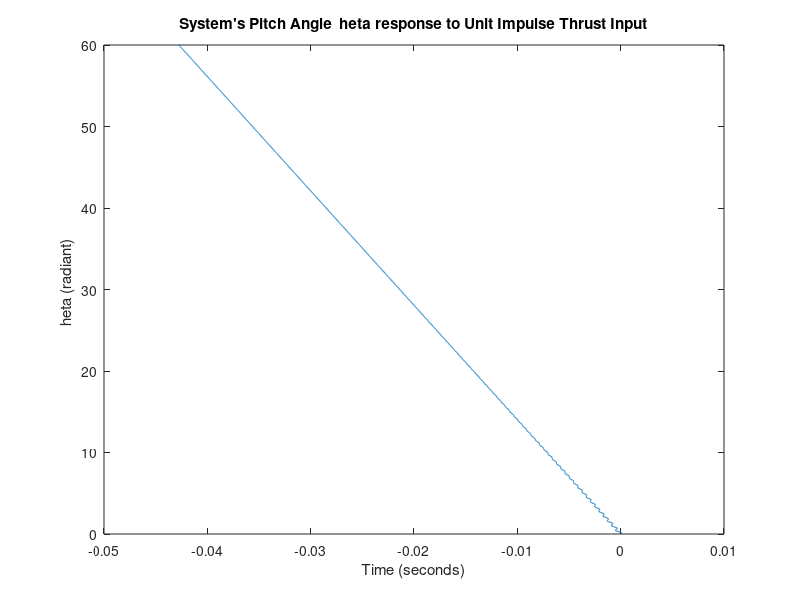
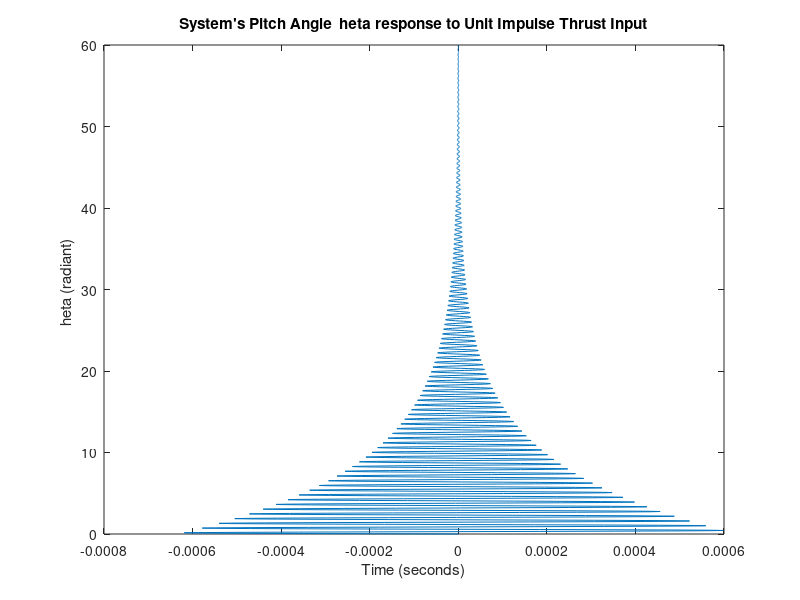

Source code (MATLAB) for these figures, in order:
%Parameters Values
j1=33;
j2=10;
m2=20;
m1=6*m2;
l1=0.5;
l2=0.5;
eccen=0.2;
k=1000;
c=2;

%Flags
thrust_off = false;
torque_off = true;

%Derived Quantities
M11 = (m1*m2)/(m1+m2)*(l1+l2)^2+j1+j2;
M12 = (m1*m2)/(m1+m2)*l2*(l1+l2)+j2;
M22= (m1*m2)/(m1+m2)*l2^2+j2;
M = [M11 M12;
     M12 M22];
C = [0 0;
     0 c];
K = [0 0;
     0 k];
B_T = [1 0]'; 
B_f = [-m2/(m1+m2)*l2-(m2/(m1+m2)-eccen)*l1 -m2/(m1+m2)*l2]';
if ~thrust_off && ~torque_off
    B_matrix = [B_T B_f];
elseif thrust_off && ~torque_off
    B_matrix = B_T;
elseif ~thrust_off && torque_off
    B_matrix = B_f;
else
    B_matrix = [0 0]';
end
[~,num_col_B_mat] = size(B_matrix);

%System Dynamics
%%%Phase Variable - Input1 = T, Input2 = f; Output1 = theta; Output2 = phi;
ssA1 = [zeros(2) eye(2);
      -M\K -M\C];
ssB1 = [zeros(2,num_col_B_mat);
      M\B_matrix];
ssC1 = [1 0 0 0;0 1 0 0];
ssD1 = 0;
%%%State Space Object 1
ss_1 = ss(ssA1,ssB1,ssC1,ssD1);
%%%Equvalent TF;
tf_1 = tf(ss_1);
%%%System Poles
[vect,val] = eig(ssA1);
poles1 = pole(ss_1);
%%%Controllability Matrix
ctrb_ss_1 = ctrb(ss_1);
num_unctrb_ss_1 = length(ssA1) - rank(ctrb_ss_1);
%%%Observability Matrix
obs_ss_1 = obsv(ss_1);
num_unobs_ss_1 = length(ssA1) - rank(obs_ss_1);
%%Impulse Input (Make Sure to Disable Torquer)
[outs,t]=impulse(ss_1);
figure;
plot(outs(:,1),t);
title("System's Pitch Angle \theta response to Unit Impulse Thrust Input");
xlabel("Time (seconds)");
ylabel("\theta (radiant)")

figure;
plot(outs(:,2),t);
title("System's Pitch Angle \theta response to Unit Impulse Thrust Input");
xlabel("Time (seconds)");
ylabel("\theta (radiant)")


